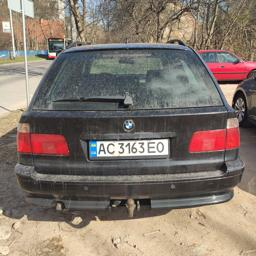
#> input picture ZPD/Original_256x256/12.jpg, 256 x 256 px; its folder holds 4 pictures in this run
$ python histogram.py
#> lines starting #> are read from the running program, lines starting #| are printed output that depends on the picture
import numpy
import numpy as np
import skimage
import matplotlib.pyplot as plt

import os

path = 'ZPD/Original_256x256'
files = os.listdir(path)

colors = ("red", "green", "blue")
bin_edges = None
channel_ids = (0, 1, 2)
plt.figure()
plt.xlim([0, 256])
histograms = np.zeros((3, 256), dtype=numpy.int64)
for index, file in enumerate(files):
    image = skimage.io.imread(os.path.join(path, file))
#> image is the input picture: shape (256, 256, 3); mean R, G, B 131.9, 119.1, 109.1
    for channel_id, c in zip(channel_ids, colors):
        histogram, bin_edges = np.histogram(image[:, :, channel_id], bins=256, range=(0, 256))
        for i in range(0, 256):
            histograms[channel_id][i] += histogram[i]

for channel_id in channel_ids:
    for i in range(0, 256):
        histograms[channel_id][i] = histograms[channel_id][i] / len(files)
#> this loop made 3 passes

for channel_id, c in zip(channel_ids, colors):
    plt.plot(bin_edges[0:-1], histograms[channel_id], color=c)
plt.title("Color Histogram")
plt.xlabel("Color value")
plt.ylabel("Pixel count")

plt.show()
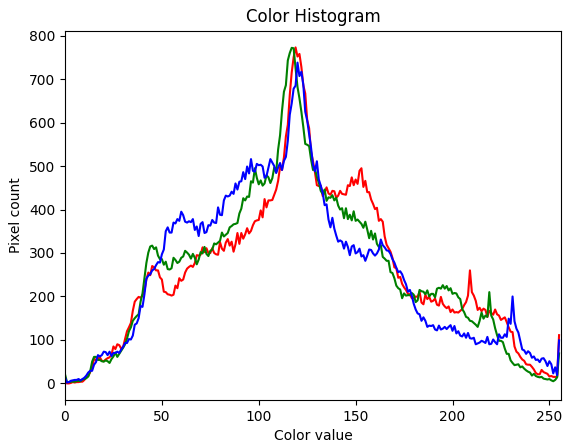
#> figure drawn by matplotlib, 1 panel; curve peaks at x = 119, y = 773; curve peaks at x = 117, y = 772; curve peaks at x = 120, y = 738
